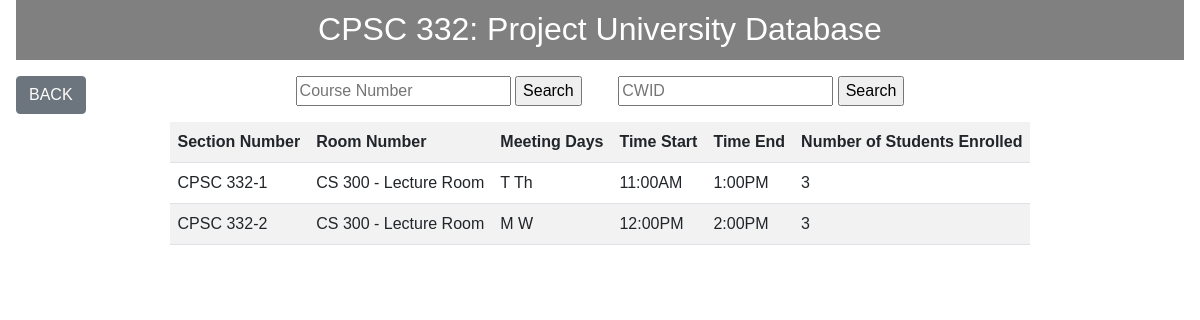
The page /inc/student.php?courseNum=0332 on the database its author committed.
### tables this page shows
CREATE TABLE Section(
SNumber varchar(10),
SName varchar(100),
RoomNumber varchar(30),
SeatNumber varchar(10),
Meetdays varchar(50),   
TimeStart varchar(10),
TimeEnd varchar(10),
PSSN varchar(10),
CourseNumber varchar(10),
PRIMARY KEY (SNumber),
FOREIGN KEY (PSSN) REFERENCES Professor(SSN),
FOREIGN KEY (CourseNumber) REFERENCES Course(CNumber)
);

### inc/student.php (the view, shortened to what this page needs)
<?php include '../config/database.php';
    include '../inc/header.php';
    echo '<a style="position:absolute;" href="../index.php">
        <button class="btn btn-secondary">BACK</button></a>
        <div class="student-search-box">
            <form class="student-search-form" action="" method="get">
                <input type="text" placeholder="Course Number" name="courseNum">
                <input type="submit" value="Search">
            </form>
            <form class="student-search-form" action="" method="get">
                <input type="text" placeholder="CWID" name="cwid">
                <input type="submit" value="Search">
            </form>
        </div>';
    if(!empty($_GET["courseNum"]))
    {
        $courseNumber = $_GET["courseNum"];
        $courseSection = "SELECT s.SNumber, s.RoomNumber, s.Meetdays, s.TimeStart, s.TimeEnd
                    FROM section s, course c
                    WHERE c.CNumber = '$courseNumber' AND s.CourseNumber = c.CNumber;";
        $result = mysqli_query($conn, $courseSection);
        if($result->num_rows > 0)
        {
            echo '<table class="table table-striped">
            <tr>
            <th>Section Number</th>
            <th>Room Number</th>
            <th>Meeting Days</th>
            <th>Time Start</th>
            <th>Time End</th>
            <th>Number of Students Enrolled</th>';
            while($row = mysqli_fetch_array($result))
            {
                echo "<tr>";
                echo "<td>" . $row['SNumber'] . "</td>";
                echo "<td>" . $row['RoomNumber'] . "</td>";
                echo "<td>" . $row['Meetdays'] . "</td>";
                echo "<td>" . $row['TimeStart'] . "</td>";
                echo "<td>" . $row['TimeEnd'] . "</td>";
                $SectionNumber = $row['SNumber'];
                $studentNum = "SELECT COUNT(e.CourseSection) as numOfStudent
                        FROM section s, enrollment e
                        WHERE s.SNumber = '$SectionNumber' AND s.SNumber = e.CourseSection;";
                $mysql_studentNum = mysqli_query($conn, $studentNum);
                $studentNum_Result = mysqli_fetch_array($mysql_studentNum);
                echo "<td>" . $studentNum_Result['numOfStudent'] . "</td>";
                echo "</tr>";
            }
        }
        else
            echo '<br><h4 style="text-align:center;">There is no Data Based on Input!<h4>';
    }
?>

### inc/style.css (style rules this page uses)
.table { width:auto; white-space:nowrap; margin-top:1rem; margin-left:auto; margin-right:auto; }
.student-search-box { width: 100%; text-align: center; }
.student-search-form { width: 10rem; display: inline; margin-left: 1rem; margin-right: 1rem; }

### rows shown on the page
section: SNumber "CPSC 332-1", RoomNumber "CS 300 - Lecture Room", Meetdays "T Th", TimeStart "11:00AM", TimeEnd "1:00PM", numOfStudent "3"
section: SNumber "CPSC 332-2", RoomNumber "CS 300 - Lecture Room", Meetdays "M W", TimeStart "12:00PM", TimeEnd "2:00PM", numOfStudent "3"
